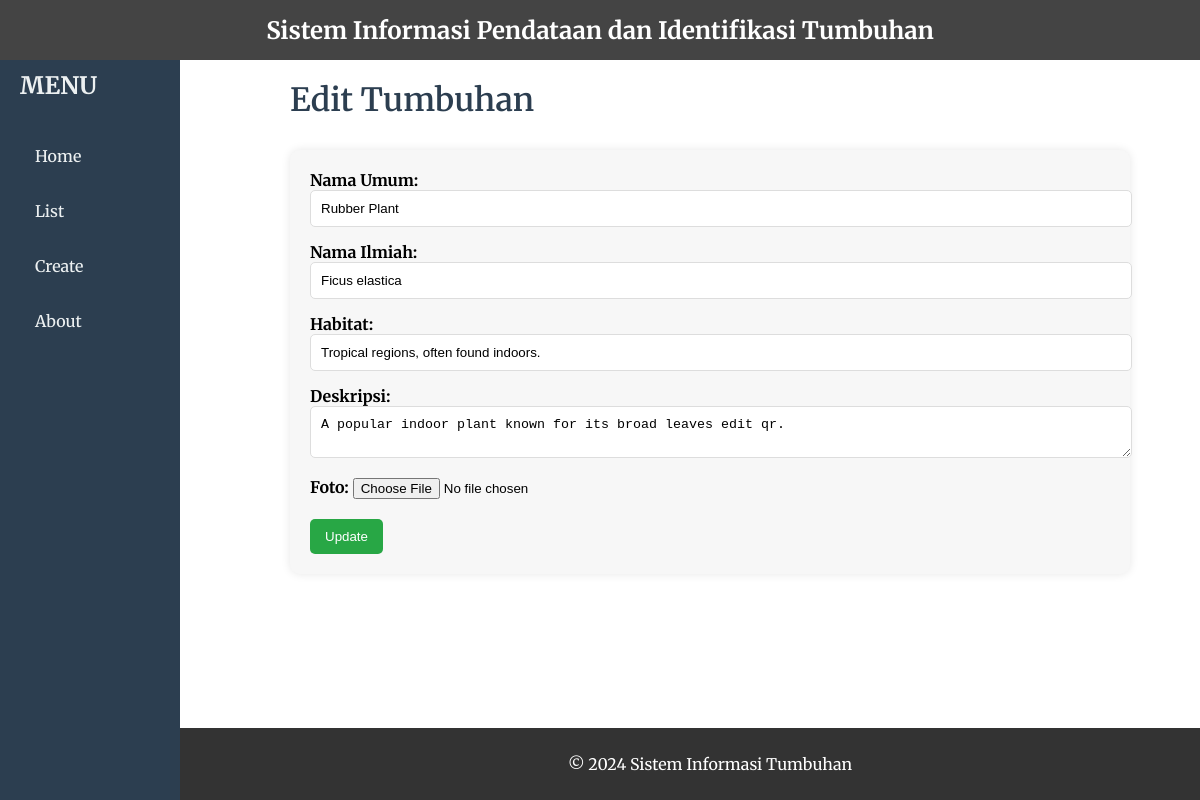
The page /pages/edit.php?id=1 on the database its author committed.
### tables this page shows
CREATE TABLE `tumbuhan` (
  `id` int(10) UNSIGNED NOT NULL,
  `nama_ilmiah` varchar(255) NOT NULL,
  `nama_umum` varchar(255) NOT NULL,
  `deskripsi` text DEFAULT NULL,
  `foto` varchar(255) DEFAULT NULL,
  `habitat` varchar(255) DEFAULT NULL,
  `qr_code` varchar(255) NOT NULL,
  `created_at` timestamp NOT NULL DEFAULT current_timestamp(),
  `updated_at` timestamp NOT NULL DEFAULT current_timestamp() ON UPDATE current_timestamp()
);

### pages/edit.php (the view, shortened to what this page needs)
<?php
require_once '../db.php';
$id = $_GET['id'];
if ($id) {
    $stmt = $pdo->prepare("SELECT * FROM tumbuhan WHERE id = ?");
    $stmt->execute([$id]);
    $plant = $stmt->fetch(PDO::FETCH_ASSOC);
}
?>
<?php include '../includes/header.php'; ?>
<?php include '../includes/sidebar.php'; ?>
<link rel="stylesheet" href="../assets/css/style_edit.css">
<div class="main-content">
    <h1>Edit Tumbuhan</h1>
    <div class="form-container">
        <form action="" method="POST" enctype="multipart/form-data">
            <label for="nama_umum">Nama Umum:</label>
            <input type="text" class="form-control" name="nama_umum" id="nama_umum" value="<?= htmlspecialchars($plant['nama_umum'] ?? '') ?>" required>
            <label for="nama_ilmiah">Nama Ilmiah:</label>
            <input type="text" class="form-control" name="nama_ilmiah" id="nama_ilmiah" value="<?= htmlspecialchars($plant['nama_ilmiah'] ?? '') ?>" required>
            <label for="habitat">Habitat:</label>
            <input type="text" class="form-control" name="habitat" id="habitat" value="<?= htmlspecialchars($plant['habitat'] ?? '') ?>" required>
            <label for="deskripsi">Deskripsi:</label>
            <textarea name="deskripsi" class="form-control" id="deskripsi" required><?= htmlspecialchars($plant['deskripsi'] ?? '') ?></textarea>
            <label for="foto">Foto:</label>
            <input type="file" class="form-control-file" name="foto" id="foto">
            <br><br>
            <button type="submit">Update</button>
        </form>
    </div>
</div>
<?php include '../includes/footer.php'; ?>

### assets/css/style_layout.css (style rules this page uses)
body { font-family: 'Merriweather', serif; margin: 0; padding: 0; box-sizing: border-box; }
.main-content { margin-left: 270px; padding: 20px; overflow: auto; }

### assets/css/style_edit.css (style rules this page uses)
.main-content h1 { margin-top: 60px; margin-bottom: 30px; margin-left: -2-px; font-size: 2.0rem; color: #2c3e50; font-weight: 600; }
form { max-width: 1100px; margin-bottom: 50px; margin-right: 50px; padding: 20px; background-color: #f7f7f7; border-radius: 10px; box-shadow: 0 0 10px rgba(0, 0, 0, 0.1) }
label { font-weight: bold; margin-bottom: 5px; }
input[type="text"], textarea { width: 100%; padding: 10px; margin-bottom: 15px; border-radius: 5px; border: 1px solid #ddd; }
button[type="submit"] { padding: 10px 15px; background-color: #28a745; color: #fff; border: none; border-radius: 5px; cursor: pointer; }

### rows shown on the page
tumbuhan: nama_umum "Rubber Plant", nama_ilmiah "Ficus elastica", habitat "Tropical regions, often found indoors.", deskripsi "A popular indoor plant known for its broad leaves edit qr."
